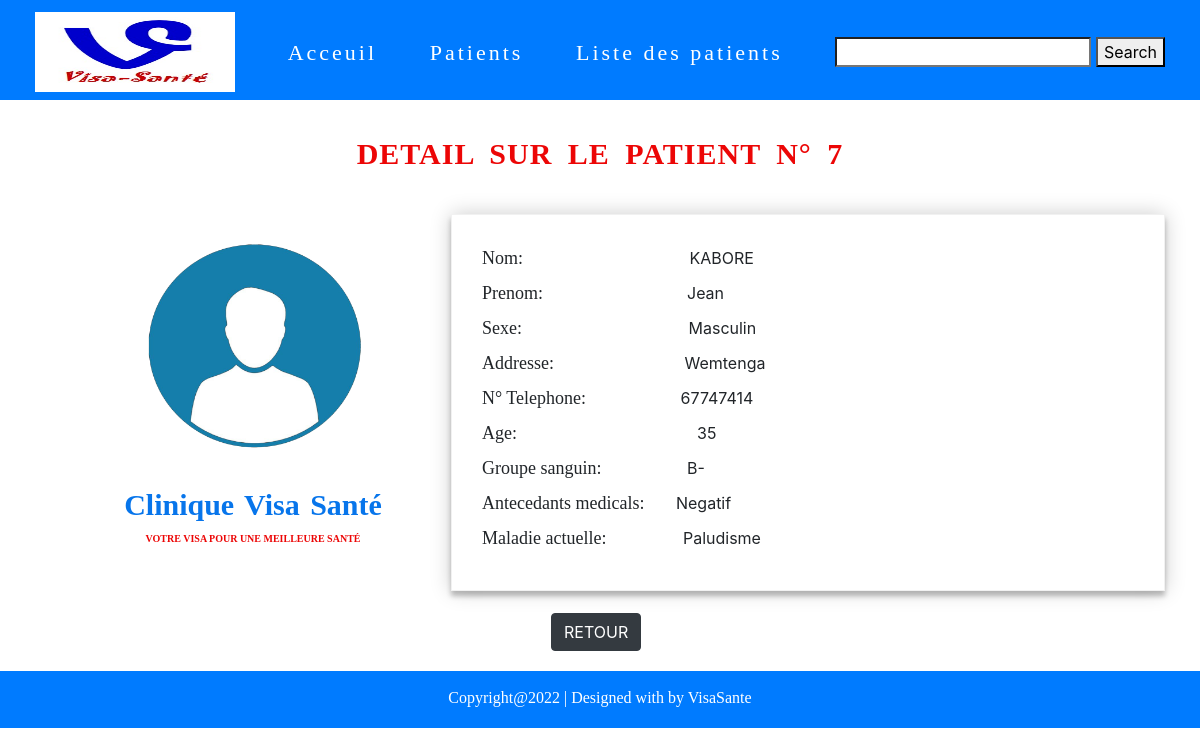
The app's page /detail.php?id=7 with its own data.
### tables this page shows
CREATE TABLE IF NOT EXISTS `patient` (
  `id` int(11) NOT NULL AUTO_INCREMENT,
  `nom` varchar(254) DEFAULT NULL,
  `prenom` varchar(254) DEFAULT NULL,
  `genre` varchar(254) DEFAULT NULL,
  `addresse` varchar(254) DEFAULT NULL,
  `telephone` int(11) DEFAULT NULL,
  `age` int(11) DEFAULT NULL,
  `g_sanguin` varchar(254) DEFAULT NULL,
  `antecedant` varchar(254) DEFAULT NULL,
  `m_actuelle` varchar(254) DEFAULT NULL,
  PRIMARY KEY (`id`)
);

### class/PatientController.class.php (called while the page is built, shortened)
<?php
class PatientController
{
  private $_db;
   public function __construct($db)
   {
       $this->_db=$db;
   }
   public function get($id)
   {
     $sql=$this->_db->query("SELECT * FROM patient WHERE id=".$id);
     $row=$sql->fetch();
     $p=new Patient($row);
     return $p;
   }
}

### class/patient.class.php (called while the page is built, shortened)
<?php
class Patient
{
  private $nom;
  private $prenom;
  private $genre;
  private $addresse;
  private $telephone;
  private $age;
  private $g_sanguin;
  private $antecedant;
  private $m_actuelle;
  public function __construct(array $donnee){
    foreach ($donnee as $key => $value) {
        $methode='set'.ucfirst($key);
    }
  }
    public function getNom()
    {
        return $this->nom;
    }
    public function getPrenom()
    {
        return $this->prenom;
    }
    public function getGenre()
    {
        return $this->genre;
    }
    public function getTelephone()
    {
        return $this->telephone;
    }
    public function getAddresse()
    {
        return $this->addresse;
    }
    public function getAge()
    {
        return $this->age;
    }
    public function getG_sanguin()
    {
        return $this->g_sanguin;
    }
    public function getAntecedant()
    {
        return $this->antecedant;
    }
    public function getM_actuelle()
    {
        return $this->m_actuelle;
    }
    public function setNom($nom)
    {
        $this->nom = $nom;
    }
    public function setPrenom($prenom)
    {
        $this->prenom = $prenom;
    }
    public function setGenre($genre)
    {
        $this->genre = $genre;
    }
    public function setAddresse($addresse)
    {
        $this->addresse = $addresse;
    }
    public function setTelephone($telephone)
    {
        $this->telephone = $telephone;
    }
    public function setAge($age)
    {
        $this->age = $age;
    }
    public function setG_sanguin($g_sanguin)
    {
        $this->g_sanguin = $g_sanguin;
    }
    public function setAntecedant($antecedant)
    {
        $this->antecedant = $antecedant;
    }
    public function setM_actuelle($m_actuelle)
    {
        $this->m_actuelle = $m_actuelle;
    }
}

### detail.php (the view, shortened to what this page needs)
<?php
$bd=bd();
$patient_ctrl =new PatientController($bd);
if(isset($_GET['id']))
{
    $id=$_GET['id'];
    $valuer=$patient_ctrl->get((int)$id);
}
?>
<!DOCTYPE html>
<html lang="fr">
    <head>
        <link rel="stylesheet" type="text/css" href="css/bootstrap.min.css">
        <link rel="stylesheet" href="css/style.css">
    </head>
    <body>
        <?php
            include 'menu.php'
        ?>
        <div class="texte3">
            <h1>Detail sur le patient N° <?= $id ?>  </h1>
        </div>
        <div class="acceuil">
            <div class="containers">
                <img src="./pictures/user.png" alt="">
                <div class="atext1">
                    <h1>Clinique Visa Santé</h1>
                    <p>Votre visa pour une meilleure santé</p>
                </div>
            </div>
            <div class="container">
                <form action="insertion.php" method="POST">
                    <label for="">Nom:</label> &nbsp; &nbsp; &nbsp; &nbsp; &nbsp; &nbsp; &nbsp; &nbsp; &nbsp; &nbsp; &nbsp; &nbsp; &nbsp;&nbsp; &nbsp; &nbsp;&nbsp; &nbsp; &nbsp;
                     <span> <?= $valuer->getNom()?> </span> <br>
                    <label for="">Prenom:</label> &nbsp; &nbsp; &nbsp; &nbsp; &nbsp; &nbsp; &nbsp; &nbsp;&nbsp; &nbsp; &nbsp;&nbsp; &nbsp; &nbsp;&nbsp; &nbsp; &nbsp;
                     <span><?= $valuer->getPrenom()?></span> <br>
                    <label for="">Sexe:</label> &nbsp; &nbsp; &nbsp; &nbsp; &nbsp; &nbsp; &nbsp; &nbsp; &nbsp; &nbsp; &nbsp; &nbsp; &nbsp;&nbsp; &nbsp; &nbsp;&nbsp; &nbsp; &nbsp;
                     <span> <?= $valuer->getGenre()?> </span>  <br>
                    <label for="">Addresse:</label> &nbsp; &nbsp; &nbsp; &nbsp; &nbsp; &nbsp; &nbsp; &nbsp; &nbsp;&nbsp; &nbsp; &nbsp;&nbsp; &nbsp; &nbsp;
                     <span> <?= $valuer->getAddresse()?> </span>  <br>
                    <label for="">N° Telephone:</label> &nbsp; &nbsp; &nbsp; &nbsp; &nbsp;&nbsp; &nbsp; &nbsp;&nbsp; &nbsp; &nbsp;
                     <span> <?= $valuer->getTelephone()?> </span>  <br>
                    <label for="">Age:</label> &nbsp;&nbsp; &nbsp;&nbsp; &nbsp;&nbsp; &nbsp;&nbsp; &nbsp;&nbsp; &nbsp;&nbsp; &nbsp;&nbsp; &nbsp; &nbsp; &nbsp; &nbsp;&nbsp; &nbsp; &nbsp;&nbsp; &nbsp; &nbsp;
                     <span> <?= $valuer->getAge()?> </span>  <br>
                    <label for="">Groupe sanguin:</label >&nbsp; &nbsp; &nbsp;&nbsp; &nbsp; &nbsp;&nbsp; &nbsp; &nbsp;&nbsp; &nbsp;
                     <span> <?= $valuer->getG_sanguin()?> </span>  <br>
                    <label for="">Antecedants medicals:</label> &nbsp; &nbsp; &nbsp;
                     <span> <?= $valuer->getAntecedant()?> </span>  <br>
                    <label for="">Maladie actuelle:</label> &nbsp; &nbsp; &nbsp;&nbsp; &nbsp; &nbsp;&nbsp; &nbsp; &nbsp;
                     <span> <?= $valuer->getM_actuelle()?> </span>  <br>
                </form>
                <div class="bouton">
                    <div class='bouton1'>
                        <a type="button" class="btn btn-dark" href="liste.php"> RETOUR</a>
                    </div>
                </div>
            </div>
        </div>
        <?php
            include 'footer.php'
         ?>
    </body>
</html>

### css/style.css (style rules this page uses)
.acceuil { display: flex; margin: 10px 20px 20px 100px; }
.container { width:500px; margin:0 auto; margin-top:3%; }
.containers { width:450px; margin:0 auto; margin-top:5%; margin-right: 30px; }
.containers img { width: 280px; height: 220px; padding : 0px 10px 0px 40px; border-radius: 50%; }
.atext1 h1 { color: #0775eb; font-size: 30px; font-weight: bold; font-family: 'Comic sans MS'; text-align: center; margin-top: 10%; word-spacing: 3px; }
.atext1 p { color: rgb(236, 6, 6); text-transform: uppercase; font-size: 10px; font-weight: bold; font-family: 'Eras ITC'; text-align: center; }
form { padding: 30px; border: 1px solid #f1f1f1; background: #fff; box-shadow: 0 0 20px 0 rgba(0, 0, 0, 0.2), 0 5px 5px 0 rgba(0, 0, 0, 0.24); }
label { font-size: 18px; font-family: 'Trebuchet MS'; }
.texte3 h1 { text-align: center; font-family: 'Century Gothic'; text-transform: uppercase; font-size: 30px; font-weight: bold; color: rgb(236, 6, 6); word-spacing: 7px; letter-spacing: 1px; margin-top: 3%; }
.bouton { display: flex; justify-content: space-between; margin-top: 3%; margin-left: 100px; margin-right: 100px; }

### records on screen
patient: id "7", nom "KABORE", prenom "Jean", genre "Masculin", addresse "Wemtenga", telephone "67747414", age "35", g_sanguin "B-", antecedant "Negatif", m_actuelle "Paludisme"
